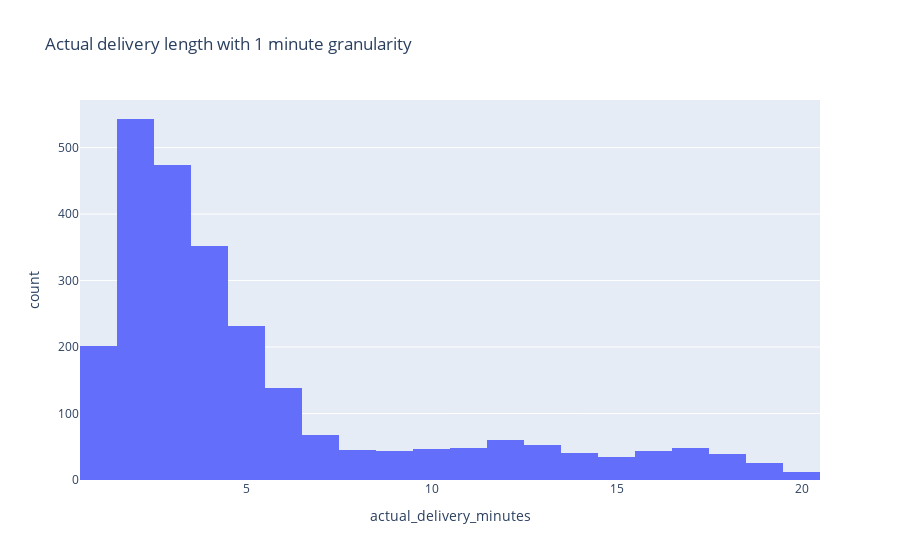

Write notebook code for a chart like this one.
### Code cell
fig = px.histogram(cleaned_segments, x="actual_delivery_minutes", title="Actual delivery length with 1 minute granularity ")
fig.update_traces(xbins=dict(size=1))
fig.show()

### Figure 1 — Plotly figure (JSON) as saved in the notebook; plotly's stock layout.template omitted (floating-point values rounded to 4 significant figures; data arrays with more than 128 entries replaced by an {"elided": "..."} marker saying what was removed)
{"data": [{"bingroup": "x", "hovertemplate": "actual_delivery_minutes=%{x}<br>count=%{y}<extra></extra>", "legendgroup": "", "marker": {"color": "#636efa", "pattern": {"shape": ""}}, "name": "", "orientation": "v", "showlegend": false, "type": "histogram", "x": {"elided": "2545 int values"}, "xaxis": "x", "xbins": {"size": 1}, "yaxis": "y"}], "layout": {"barmode": "relative", "legend": {"tracegroupgap": 0}, "title": {"text": "Actual delivery length with 1 minute granularity "}, "xaxis": {"anchor": "y", "domain": [0, 1], "title": {"text": "actual_delivery_minutes"}}, "yaxis": {"anchor": "x", "domain": [0, 1], "title": {"text": "count"}}}}
